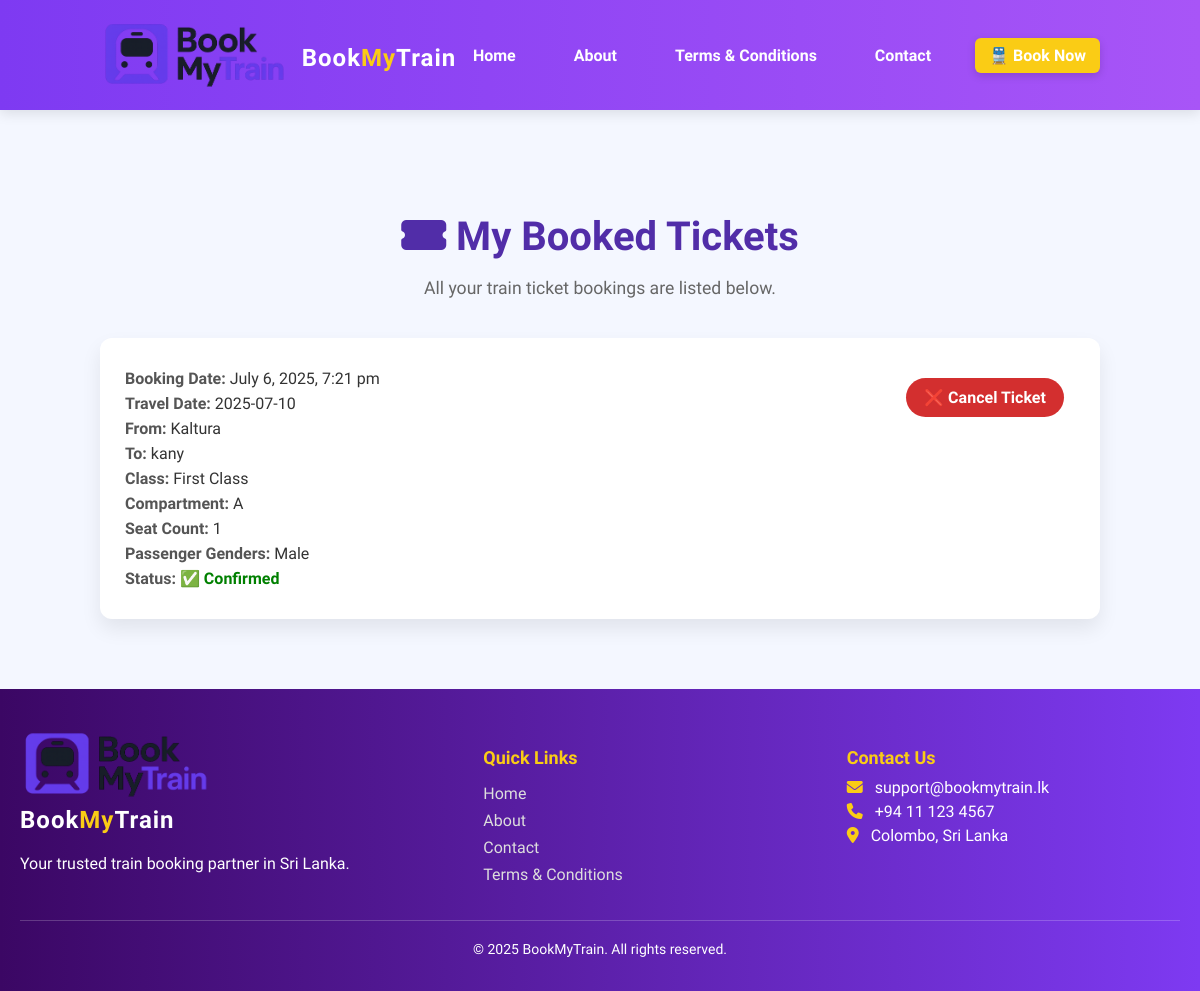
The app's page /user/my-tickets.php (signed in) with its own data.
### tables this page shows
CREATE TABLE `bookings` (
  `id` int(11) NOT NULL,
  `user_id` varchar(20) NOT NULL,
  `train_name` varchar(100) NOT NULL,
  `from_station` varchar(100) NOT NULL,
  `to_station` varchar(100) NOT NULL,
  `travel_date` date NOT NULL,
  `class` varchar(50) NOT NULL,
  `compartment` varchar(50) NOT NULL,
  `seat_count` int(11) NOT NULL,
  `passenger_genders` text NOT NULL,
  `status` enum('confirmed','cancelled') NOT NULL DEFAULT 'confirmed',
  `created_at` timestamp NOT NULL DEFAULT current_timestamp()
);

### user/my-tickets.php (the view, shortened to what this page needs)
<?php
include('../config/db.php');
include('../includes/header.php');
$user_id = $_SESSION['user_id'];
$stmt = $conn->prepare("SELECT * FROM bookings WHERE user_id = ? ORDER BY travel_date DESC");
$stmt->bind_param("s", $user_id);
$stmt->execute();
$result = $stmt->get_result();
?>
<link rel="stylesheet" href="../assets/css/user/my-tickets.css" />
<link href="https://cdn.jsdelivr.net/npm/aos@2.3.4/dist/aos.css" rel="stylesheet" />
<section class="my-tickets" data-aos="fade-up">
  <div class="container">
    <h1><i class="fas fa-ticket-alt"></i> My Booked Tickets</h1>
    <p class="subtitle">All your train ticket bookings are listed below.</p>
    <div class="ticket-list">
      <?php if ($result->num_rows > 0): ?>
        <?php while ($row = $result->fetch_assoc()): ?>
          <?php
            $genderArray = json_decode($row['passenger_genders'], true);
            $genderDisplay = is_array($genderArray) ? implode(', ', array_map('ucfirst', $genderArray)) : 'Not Available';
            $statusDisplay = '';
            $statusClass = '';
            if ($row['status'] === 'confirmed') {
              $statusDisplay = '✅ Confirmed';
              $statusClass = 'status-confirmed';
            } elseif ($row['status'] === 'cancelled') {
              $statusDisplay = '❌ Cancelled';
              $statusClass = 'status-cancelled';
            } else {
              $statusDisplay = '⏳ Pending';
              $statusClass = 'status-pending';
            }
          ?>
          <div class="ticket-card" data-aos="zoom-in">
            <div class="ticket-info">
              <p><strong>Booking Date:</strong> <?= date('F j, Y, g:i a', strtotime($row['created_at'])) ?></p>
              <p><strong>Travel Date:</strong> <?= htmlspecialchars($row['travel_date']) ?></p>
              <p><strong>From:</strong> <?= htmlspecialchars($row['from_station']) ?></p>
              <p><strong>To:</strong> <?= htmlspecialchars($row['to_station']) ?></p>
              <p><strong>Class:</strong> <?= ucfirst(htmlspecialchars($row['class'])) ?> Class</p>
              <p><strong>Compartment:</strong> <?= htmlspecialchars($row['compartment']) ?></p>
              <p><strong>Seat Count:</strong> <?= htmlspecialchars($row['seat_count']) ?></p>
              <p><strong>Passenger Genders:</strong> <?= htmlspecialchars($genderDisplay) ?></p>
              <p><strong>Status:</strong> <span class="<?= $statusClass ?>"><?= $statusDisplay ?></span></p>
            </div>
            <div class="ticket-actions">
              <?php if ($row['status'] !== 'cancelled'): ?>
                <a href="cancel-ticket.php?id=<?= htmlspecialchars($row['id']) ?>" class="btn-cancel">❌ Cancel Ticket</a>
              <?php endif; ?>
            </div>
          </div>
        <?php endwhile; ?>
      <?php else: ?>
        <p class="no-booking-msg">🚫 You have not booked any tickets yet.</p>
      <?php endif; ?>
    </div>
  </div>
</section>
<?php include('../includes/footer.php'); ?>

### includes/header.php (shortened to what this page needs)
<link rel="stylesheet" href="/BookMyTrain/assets/css/header.css">
<link rel="stylesheet" href="https://cdnjs.cloudflare.com/ajax/libs/font-awesome/6.4.0/css/all.min.css">
<header class="site-header">
  <div class="container header-container">
    <a href="/BookMyTrain/index.php" class="branding">
      <div class="logo-wrapper">
        <img src="/BookMyTrain/assets/image/logo.png" alt="BookMyTrain Logo" class="logo" />
      </div>
      <h1 class="brand-name">Book<span>My</span>Train</h1>
    </a>
    <nav class="main-nav">
      <ul class="nav-list">
        <li><a href="/BookMyTrain/index.php">Home</a></li>
        <li><a href="/BookMyTrain/about.php">About</a></li>
        <li><a href="/BookMyTrain/terms.php">Terms & Conditions</a></li>
        <li><a href="/BookMyTrain/contact.php">Contact</a></li>
        <li><a href="/BookMyTrain/user/login.php" class="btn-book">🚆 Book Now</a></li>
      </ul>
    </nav>
  </div>
</header>

### includes/footer.php (shortened to what this page needs)
<link rel="stylesheet" href="/BookMyTrain/assets/css/footer.css">
<footer class="site-footer">
  <div class="footer-container">
    <div class="footer-top">
      <div class="footer-brand">
        <img src="/BookMyTrain/assets/image/logo.png" alt="BookMyTrain Logo" class="footer-logo" />
        <h2 class="brand-name">Book<span>My</span>Train</h2>
        <p>Your trusted train booking partner in Sri Lanka.</p>
      </div>
      <div class="footer-links">
        <h3>Quick Links</h3>
        <ul>
          <li><a href="/BookMyTrain/index.php">Home</a></li>
          <li><a href="/BookMyTrain/about.php">About</a></li>
          <li><a href="/BookMyTrain/contact.php">Contact</a></li>
          <li><a href="/BookMyTrain/terms.php">Terms & Conditions</a></li>
        </ul>
      </div>
      <div class="footer-contact">
        <h3>Contact Us</h3>
        <p><i class="fas fa-envelope"></i> support@bookmytrain.lk</p>
        <p><i class="fas fa-phone"></i> +94 11 123 4567</p>
        <p><i class="fas fa-map-marker-alt"></i> Colombo, Sri Lanka</p>
      </div>
    </div>
    <div class="footer-bottom">
      <p>&copy; <?php echo date('Y'); ?> BookMyTrain. All rights reserved.</p>
    </div>
  </div>
</footer>

### assets/css/header.css (style rules this page uses)
.site-header { background: linear-gradient(90deg, #7e3af2, #a855f7); padding: 20px 0; box-shadow: 0 4px 12px rgba(0, 0, 0, 0.1); position: sticky; top: 0; width: 100%; z-index: 999; }
.container { width: 90%; max-width: 1300px; margin: 0 auto; }
.header-container { display: flex; align-items: center; justify-content: space-between; flex-wrap: wrap; }
.branding { display: flex; align-items: center; gap: 15px; text-decoration: none; }
.logo { height: 70px; width: auto; border-radius: 10px; transition: transform 0.3s ease; }
.brand-name { font-size: 2.2rem; font-weight: 800; color: #fff; letter-spacing: 1px; }
.brand-name span { color: #facc15; }
.main-nav .nav-list { list-style: none; display: flex; align-items: center; gap: 30px; margin: 0; padding: 0; }
.nav-list li a { color: #ffffff; text-decoration: none; font-weight: 600; font-size: 1rem; padding: 8px 14px; border-radius: 6px; transition: all 0.3s ease; }
.btn-book { background-color: #facc15; color: #000; font-weight: bold; padding: 10px 18px; border-radius: 8px; box-shadow: 0 3px 8px rgba(0, 0, 0, 0.15); transition: all 0.3s ease; }

### user/assets/css/my-tickets.css (style rules this page uses)
.my-tickets { background: #f9f9ff; padding: 70px 20px; font-family: 'Segoe UI', sans-serif; }
.container { max-width: 1000px; margin: auto; text-align: center; }
h1 { font-size: 2.5rem; color: #7e3af2; margin-bottom: 10px; }
.subtitle { font-size: 1.1rem; color: #444; margin-bottom: 40px; }
.ticket-list { display: flex; flex-direction: column; gap: 30px; }
.ticket-card { background: white; display: flex; justify-content: space-between; align-items: center; padding: 25px; border-radius: 15px; box-shadow: 0 12px 24px rgba(0, 0, 0, 0.08); transition: transform 0.3s ease; }
.ticket-info p { margin: 5px 0; font-size: 1rem; color: #333; text-align: left; }
.ticket-actions { display: flex; align-items: center; }
.btn-cancel { background-color: #e63946; color: #fff; padding: 10px 20px; border-radius: 25px; text-decoration: none; font-weight: bold; transition: background-color 0.3s ease; }

### assets/css/footer.css (style rules this page uses)
.site-footer { background: linear-gradient(to right, #3b0764, #7e3af2); color: white; padding: 40px 20px 20px; font-family: 'Segoe UI', sans-serif; }
.footer-container { max-width: 1200px; margin: 0 auto; }
.footer-top { display: flex; flex-wrap: wrap; justify-content: space-between; gap: 30px; border-bottom: 1px solid rgba(255, 255, 255, 0.2); padding-bottom: 20px; }
.footer-brand { flex: 1 1 300px; }
.footer-brand .footer-logo { width: 190px; margin-bottom: -14px; }
.footer-brand .brand-name { font-size: 24px; color: #fff; }
.footer-brand .brand-name span { color: #facc15; }
.footer-links, .footer-contact { flex: 1 1 200px; }
.footer-links h3, .footer-contact h3 { font-size: 18px; margin-bottom: 10px; color: #facc15; }
.footer-links ul { list-style: none; padding: 0; }
.footer-links li { margin-bottom: 8px; }
.footer-links a { color: #ddd; text-decoration: none; transition: color 0.3s; }
.footer-contact p { margin: 5px 0; }
.footer-contact i { margin-right: 8px; color: #facc15; }
.footer-bottom { text-align: center; margin-top: 20px; font-size: 14px; }

### includes/header.php (style rules this page uses)
.site-header { background: linear-gradient(90deg, #7e3af2, #a855f7); padding: 20px 0; box-shadow: 0 4px 12px rgba(0, 0, 0, 0.1); position: sticky; top: 0; width: 100%; z-index: 999; }
.container { width: 90%; max-width: 1300px; margin: 0 auto; }
.header-container { display: flex; align-items: center; justify-content: space-between; flex-wrap: wrap; }
.branding { display: flex; align-items: center; gap: 15px; text-decoration: none; }
.logo { height: 70px; width: auto; border-radius: 10px; transition: transform 0.3s ease; }
.brand-name { font-size: 2.2rem; font-weight: 800; color: #fff; letter-spacing: 1px; }
.brand-name span { color: #facc15; }
.main-nav .nav-list { list-style: none; display: flex; align-items: center; gap: 30px; margin: 0; padding: 0; }
.nav-list li a { color: #ffffff; text-decoration: none; font-weight: 600; font-size: 1rem; padding: 8px 14px; border-radius: 6px; transition: all 0.3s ease; }
.btn-book { background-color: #facc15; color: #000; font-weight: bold; padding: 10px 18px; border-radius: 8px; box-shadow: 0 3px 8px rgba(0, 0, 0, 0.15); transition: all 0.3s ease; }

### records on screen
bookings: created_at "July 6, 2025, 7:21 pm", travel_date "2025-07-10", from_station "Kaltura", to_station "kany", class "First", compartment "A", seat_count "1", passenger_genders "Male", status "✅ Confirmed"
